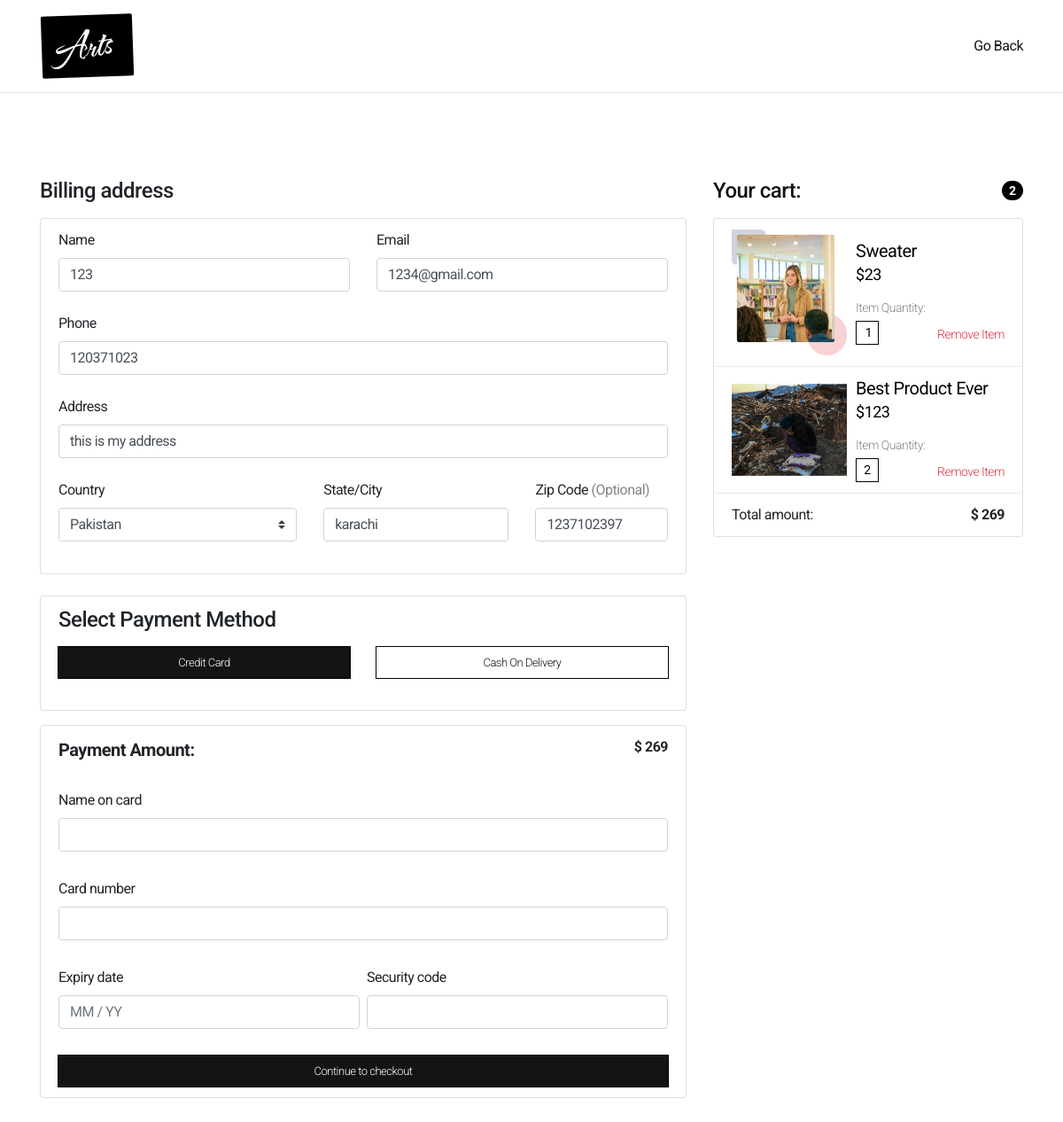
Page /checkout.php (signed in) on the committed database.
### tables this page shows
CREATE TABLE `cart` (
  `Cart Id` int(11) NOT NULL,
  `Customer Id` int(11) NOT NULL,
  `Products` longtext NOT NULL,
  `Product Quantity` longtext NOT NULL
);

CREATE TABLE `products` (
  `Product Id` int(11) NOT NULL,
  `Product Name` varchar(255) NOT NULL,
  `Product Stock` int(11) NOT NULL,
  `Product Category` varchar(255) NOT NULL,
  `Product SKU` varchar(255) NOT NULL,
  `Images` text NOT NULL,
  `Keywords` varchar(255) NOT NULL,
  `Warranty` varchar(50) NOT NULL,
  `Product Price` varchar(255) NOT NULL,
  `Product Description` varchar(255) NOT NULL,
  `Product Brand` varchar(255) NOT NULL
);

### src/functions.php (called while the page is built, shortened)
<?php
global $currentCustomer;
class Product
{
    public function __construct($name, $SKU, $category, $stock, $img, $productKeywords, $price, $description, $warranty, $brand)
    {
        $this->price = $price;
        $this->name = $name;
        $this->SKU = $SKU;
        $this->images = $img;
    }
    public static function createInstancesOfProduct($connection)
    {
        $showSQL = "SELECT * FROM `products`";
        $showQueryResult = mysqli_query($connection, $showSQL);
    }
}
Product::createInstancesOfProduct($connection);
if (isset($_COOKIE["currentCustomer"])) {
    $currentCustomer = json_decode($_COOKIE["currentCustomer"], true);
} else {
    $currentCustomer = null;
}
function fetchCartProducts($connection, $currentCustomer)
{
    if ($currentCustomer == null) {
    } else {
        $customerId = $currentCustomer['Customer Id'];
        $query = "SELECT * FROM `cart` WHERE `Customer Id` = '$customerId'";
        $result = mysqli_query($connection, $query);
        if ($result) {
            $data = $result->fetch_assoc();
            if ($data["Products"] != null && $data["Products"] != "") {
                $productsInCart = explode(",",  $data["Products"]);
                $productsInCartQuantity = explode(",",  $data["Product Quantity"]);
            }
        }
    }
}
fetchCartProducts($connection, $currentCustomer);

### src/checkout.php (the view, shortened to what this page needs)
<?php
include 'config.php';
include 'functions.php';
$userName = $currentCustomer["Customer Name"];
$userEmail = $currentCustomer["Customer Email"];
$userPhone = $currentCustomer["Customer Phone"];
$userAddress = $currentCustomer["Customer Address"];
$userCity = $currentCustomer["Customer City"];
$userZip = $currentCustomer["Customer Zipcode"];
?>
<!DOCTYPE html>
<html lang="en">
<head>
    <?php include('includes/header-styles.php') ?>
</head>
<body class="checkoutBody">
    <section class="checkout-header py-0 border-bottom-hr">
        <div class="container">
            <div class="py-2 d-flex justify-content-between align-items-center">
                <img src="assets/images/logos/logo-black.png" alt="reload">
                <a href="index.php" class="addHover">Go Back</a>
            </div>
        </div>
    </section>
    <section class="checkout-section my-5 py-5 toBeHidden">
        <div class="container">
            <div class="row">
                <div class="col-md-4 order-md-2 mb-4 ">
                    <h4 class="d-flex justify-content-between align-items-center mb-3">
                        <span class="fc-secondary">Your cart:</span>
                        <span class="badge badge-secondary py-1 fs-14 badge-pill bg-black">
                            <?php
                            if ($productsInCart != null) {
                                if ($productsInCart[0] == "") {
                                    echo "0";
                                } else {
                                    echo count($productsInCart);
                                }
                            }
                            ?>
                        </span>
                    </h4>
                    <ul class="list-group mb-3">
                        <?php
                        foreach (Product::$instances as $product) {
                            if (in_array($product->SKU, $productsInCart)) {
                                $productIndex  = array_search($product->SKU, $productsInCart);
                                $productQuantity = $productsInCartQuantity[$productIndex];
                        ?>
                                <div class="lh-condensed checkout-cart-item align-items-center list-group-item  d-flex gap-10 border-bottom-hr">
                                    <div class="img__wrap">
                                        <img height="130" src="assets/images/product-images/<?php echo $product->images; ?>" alt="">
                                    </div>
                                    <div class="cart-item-text flex-1">
                                        <h5 class="cart-title mb-1 fs-20 fw-400 fc-black"><?php echo $product->name; ?></h5>
                                        <h6 class="cart-price mb-3 fs-18 fw-400 fc-black"><?php echo $currencySymbol; ?><span class="cart-item-price"><?php echo $product->price; ?></span> </h6>
                                        <div class="d-flex justify-content-between align-items-end">
                                            <div>
                                                <label for="cart-quantity<?php echo $product->SKU; ?>" class="fw-300 mb-1 addHover fs-14 fc-secondary-400">Item Quantity:</label>
                                                <input id="cart-quantity<?php echo $product->SKU; ?>" value="<?php echo $productQuantity; ?>" class="cart-item-quantity">
                                            </div>
                                            <div>
                                                <button data-remove-from-cart data-id="<?php echo $productIndex; ?>" class="text-danger remove-cart-item fw-300 fs-14">Remove Item</button>
                                            </div>
                                        </div>
                                    </div>
                                </div>
                            <?php  } ?>
                        <?php  }
                        ?>
                        <li class="list-group-item d-flex justify-content-between">
                            <span>Total amount:</span>
                            <div>
                                <strong><?php echo $currencySymbol; ?></strong>
                                <strong class="amount">0</strong>
                            </div>
                        </li>
                    </ul>
                </div>
                <div class="col-md-8 order-md-1 postion-relative">
                    <div class="">
                        <h4 class="mb-3">Billing address</h4>
                        <div>
                            <div class="list-group-item mb-4">
                                <div class="row">
                                    <div class="col-md-6 mb-4">
                                        <label for="firstName">Name</label>
                                        <input type="text"  data-validate-order value="<?php echo $userName; ?>" class="form-control" id="firstName" placeholder="" required>
                                    </div>
                                    <div class="col-md-6 mb-4">
                                        <label for="email">Email</label>
                                        <input type="email" data-validate-order data-validate-email value="<?php echo $userEmail; ?>" class="form-control" id="email">
                                    </div>
                                </div>
                                <div class="mb-4">
                                    <label for="num">Phone</label>
                                    <input type="number" data-validate-order data-telephone-field value="<?php echo $userPhone; ?>" class="form-control userPhoneField" id="num">
                                </div>
                                <div class="mb-4">
                                    <label for="address">Address</label>
                                    <input type="text" value="<?php echo $userAddress; ?>" class="form-control shippingAddress" id="address" required>
                                </div>
                                <div class="row">
                                    <div class="col-md-5 mb-4">
                                        <label for="country">Country</label>
                                        <select data-validate-order class="custom-select d-block w-100" id="country" required>
                                            <option value="PK">Pakistan</option>
                                        </select>
                                    </div>
                                    <div class="col-md-4 mb-4">
                                        <label for="state">State/City</label>
                                        <input type="text" data-validate-order class="form-control userCity" value="<?php echo $userCity; ?>" id="city" placeholder="" required>
                                    </div>
                                    <div class="col-md-3 mb-4">
                                        <label for="zip">Zip Code <span class="fc-secondary-400">(Optional)</span></label>
                                        <input type="text" class="form-control zipCode" value="<?php echo $userZip; ?>" id="zip" placeholder="" required>
                                    </div>
                                </div>
                            </div>
                        </div>
                        <div>
                            <div class="list-group-item mb-3">
                                <h4 class="mb-3">Select Payment Method</h4>
                                <div class="row my-3">
                                    <div class="input__wrap col-6">
                                        <label class="btn btn-primary active btn-lg " for="credit">Credit Card</label>
                                    </div>
                                    <div class="input__wrap col-6">
                                        <label class="btn btn-primary btn-lg    " for="delivery">Cash On Delivery</label>
                                    </div>
                                </div>
                            </div>
                        </div>
                        <div class="payment">
                            <div class="card-payment list-group-item">
                                    <div class="row">
                                        <div class="form-group col-12 mb-30">
                                            <div class=" d-flex justify-content-between">
                                                <strong class="fs-20 fw-500">Payment Amount:</strong>
                                                <div>
                                                    <strong><?php echo $currencySymbol; ?></strong>
                                                    <strong class="amount">0</strong>
                                                </div>
                                            </div>
                                        </div>
                                        <div class="form-group col-12 mb-30">
                                            <label or="NameOnCard">Name on card</label>
                                            <input id="NameOnCard" class="form-control checkCardInfo" type="text" maxlength="255"></input>
                                        </div>
                                        <div class="form-group col-12 mb-30">
                                            <label for="cardNum">Card number</label>
                                            <input id="cardNum" class="checkCardInfo null card-image form-control" type="text"></input>
                                        </div>
                                        <div class="expiry-date-group form-group col-lg-6 pr-1 mb-30">
                                            <label for="ExpiryDate">Expiry date</label>
                                            <input id="ExpiryDate" data-format="card-expiry-date" class="form-control checkCardInfo" type="text" placeholder="MM / YY" maxlength="7"></input>
                                        </div>
                                        <div class="security-code-group form-group col-lg-6 pl-1 mb-30">
                                            <label for="cvc checkCardInfo">Security code</label>
                                            <div class="input-container">
                                                <input id="cvc" class="checkCardInfo form-control" type="text"></input>
                                            </div>
                                        </div>
                                    </div>
                                    <button class="btn btn-secondary btn-lg btn-block payWithCard" placeOrder  data-order>Continue to checkout</button>
                            </div>
                        </div>
                    </div>
                </div>
            </div>
        </div>
    </section>
    <?php include("includes/footer-scripts.php"); ?>
</body>
</html>

### src/includes/header-styles.php (shortened to what this page needs)
<?php
$currencySymbol = "$";
?>
<link rel="stylesheet" href="https://cdnjs.cloudflare.com/ajax/libs/font-awesome/6.4.2/css/all.min.css" />
<link href="https://cdn.jsdelivr.net/npm/remixicon@3.5.0/fonts/remixicon.css" rel="stylesheet">
<link rel="stylesheet" href="assets/css/style.css">
<link rel="stylesheet" href="assets/css/responsive.css">

### src/includes/footer-scripts.php (shortened to what this page needs)
<link rel="stylesheet" href="https://cdnjs.cloudflare.com/ajax/libs/fancybox/3.5.7/jquery.fancybox.min.css" />

### src/assets/css/style.css (style rules this page uses)
* { margin: 0; padding: 0; letter-spacing: -.5px; font: inherit; }
*, *::before, *::after { box-sizing: border-box; }
a { color: var(--clr-secondary); }
html, body { overflow-x: hidden; scroll-behavior: smooth; }
body { -webkit-font-smoothing: antialiased; font-family: var(--ff-primary); }
section { padding: var(--section-padding); }
img { max-width: 100%; }
button { background: none; outline: none; }
ul, ol { margin: 0; padding: 0; }
h1, h2, h3, h4, h5, h6, p { padding: 0; margin-bottom: 0; color: var(--clr-neutral-700); }
button, input { outline: none; border: none; }
label { display: block; }
input { width: 100%; }
*:has(> .loader.center) { position: relative; }
.input__wrap { margin: var(--input-wrap-margin); }
.border-bottom-hr { border-bottom: 1px solid #e7e7e7; }
.bg-black { background: #000 !important; }
.fc-black { color: #000; }
.fc-secondary { color: var(--clr-secondary); }
.fc-secondary-400 { color: var(--clr-secondary-400); }
.fw-300 { font-weight: 300; }
.fw-400 { font-weight: 400; }
.fw-500 { font-weight: 500; }
.fs-14 { font-size: var(--fs-14) !important; }
.fs-18 { font-size: var(--fs-18) !important; }
.fs-20 { font-size: var(--fs-20) !important; }
.flex-1 { flex: 1; }
.gap-10 { gap: 10px; }
.mb-30 { margin-bottom: 30px !important; }
.btn-lg { width: 100%; max-width: 100%; }
.btn { padding: 10px 30px; border-radius: 0; display: inline-flex; align-items: center; justify-content: center; font-size: var(--fs-13); font-weight: 300; line-height: normal; }
.btn.active, .btn.btn-primary:focus, .btn.btn-secondary:focus, .btn-primary:hover, .btn-secondary { outline: 1px solid #000 !important; border: none; box-shadow: none !important; background-color: var(--clr-secondary) !important; color: var(--clr-primary); }
.btn-primary { background-color: var(--clr-primary) !important; color: var(--clr-secondary); outline: 1px solid #000; border: none !important; }
.addHover { transition: color 100ms ease; }
strong { font-weight: 700 !important; }
.cart-item-quantity { background: #FFF; border: 1px solid #000; max-width: 26px; text-align: center; font-size: 14px; padding-block: 2px; }
.checkout-cart-item .img__wrap img { width: 130px; height: auto; }
.checkoutBody { min-height: 100vh; }
* >:has(.invalid-feedback) { position: relative; }

### src/assets/css/variables.css (style rules this page uses)
:root { --ff-primary: 'Roboto', sans-serif; --ff-secondary: 'Poppins', sans-serif; --clr-primary: #ffffff; --clr-secondary: #141414; --clr-secondary-400: #858585; --section-padding: 65px 0; --fs-13: 13px; --fs-14: 14px; --fs-16: 16px; --fs-18: 18px; --fs-20: 20px; --fs-22: 22px; --fs-24: 24px; --fs-25: 25px; --fs-30: 30px; --fs-35: 35px; --fs-40: 40px; --fs-45: 45px; --fs-50: 50px; --fs-55: 55px; --fs-60: 60px; --fs-65: 65px; }

### rows in the picture
cart: Products "2", Product Quantity+Products "1", Product Quantity+Products "2"
products: Images (picture), Product Name "Sweater", Product Price "23"
products: Images (picture), Product Name "Best Product Ever", Product Price "123"

### other values in the picture
$currencySymbol "$"
